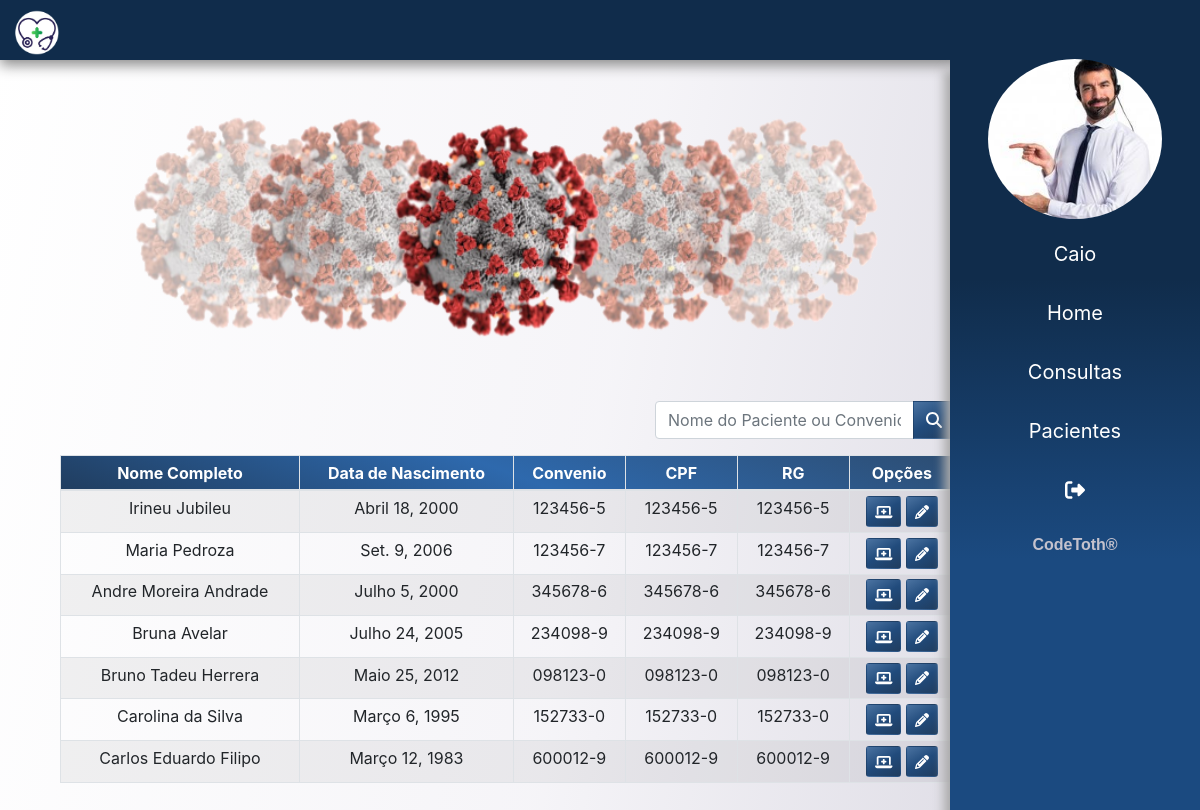
Screenshot of /pacientes/ (signed in) with the database file from the repository.
### app/atendente/models.py (models this page shows)
class Atendente(models.Model):
    usuario = models.ForeignKey(User, on_delete=models.CASCADE)
    nome = models.CharField(max_length=150)
    sexo = models.CharField(max_length=1)
    data_nascimento = models.DateField()
    cpf = models.CharField(max_length=20, unique=True)
    rg = models.CharField(max_length=20, unique=True)
    email = models.EmailField()
    foto = models.ImageField(upload_to=f'fotos/{time.time()}', blank=True)

### app/paciente/models.py (models this page shows)
class Paciente(models.Model):
    nome = models.CharField(max_length=200)
    sexo = models.CharField(max_length=1)
    data_nascimento = models.DateField()
    cpf = models.CharField(max_length=20, unique=True)
    rg = models.CharField(max_length=20, unique=True)
    carteira_convenio = models.CharField(max_length=30, unique=True)
    peso = models.FloatField()
    altura = models.FloatField()
    imc = models.CharField(max_length=100)

### app/paciente/views.py (the view)
# urls.py: path('', listar, name='conusultas')
@login_required(login_url='login')
def listar(request):
    dados =  get_dados(request)
    lst_pacientes = Paciente.objects.all()
    for paciente in lst_pacientes:
        imc = calculo_imc(paciente.peso, paciente.altura)
        paciente.imc = imc
        idade = calculo_idade(paciente.data_nascimento)
    dados['lst_pacientes'] = lst_pacientes
    return render(request, 'paciente/lista_pacientes.html', dados)

### templates/paciente/lista_pacientes.html
{% extends 'base.html' %}
{% load static %}
{% block content %}
<main>
    <section class="container">
        {% include 'partials/_campanha.html' %}
        <div class="col-10">
            <div class="rowCustom mb-3">
                <div class="input-group">
                    <input type="text" class="form-control" placeholder="Nome do Paciente ou Convenio">
                    <div class="input-group-append">
                        <button class="btn btnCustom " type="button"><i class="fas fa-search"></i></button>
                    </div>
                </div>
            </div>
            <table class="table table-sm table-bordered table-striped text-center mx-auto agenda" >
                <thead class="colorCustom">
                    <tr>
                        <th scope="col">Nome Completo</th>
                        <th scope="col">Data de Nascimento</th>
                        <th scope="col">Convenio</th>
                        <th scope="col">CPF</th>
                        <th scope="col">RG</th>
                        <th scope="col">Opções</th>
                    </tr>
                </thead>
                <tbody>
                    {% for paciente in lst_pacientes %}
                    <tr>
                        <th scope="row">{{ paciente.nome }}</th>
                        <td>{{ paciente.data_nascimento }}</td>
                        <td> {{ paciente.carteira_convenio }} </td>
                        <td> {{ paciente.carteira_convenio }} </td>
                        <td> {{ paciente.carteira_convenio }} </td>
                        <td>
                            <a href="{% url 'det_paciente' paciente.id %}" class="btn btnCustom btn-sm"> <i class="fas fa-laptop-medical"></i> </a>
                            <a href="{% url 'paciente' paciente.id %}" class="btn btnCustom btn-sm"> <i class="fas fa-pencil-alt"></i> </a>
                        </td>
                    </tr>
                    {% endfor %}
                </tbody>
            </table>
        </div>
    </section>
</main>
{% endblock %}

### templates/partials/_sidebar.html (shortened to what this page needs)
{% load static %}
<div class="sidebar">
    <div class="mb-2">
        <img src="{{ usuario.foto.url }}" class="img-fluid  mx-auto d-block" alt="">
    </div>
    <ul>
        <a href="#" style="text-transform: capitalize ;"> <li> {{ request.user}} </li></a>
        <a href="{% url 'dashboard' %}"> <li>  Home </li></a>
        <a href="{% url 'conusultas' %}"> <li>  Consultas </li></a>
        <a href="{% url 'pacientes' %}"> <li>  Pacientes </li></a>
        <a href="{% url 'logout' %}"><li><i class="fas fa-sign-out-alt"></i> </li></a>
    </ul>
    <div class="text-center pb-3" style="font-weight: bolder;width: 100%;color: #C4C2CD;font-family: 'Play', sans-serif; ">
        <span>CodeToth&#174;</span>
    </div>
</div>

### static/css/app.css (style rules this page uses)
body { background-attachment: fixed; background-size: cover; background-image: linear-gradient(100deg,rgba(255, 255, 255, .5), rgba(236, 234, 241, .5), rgba(213, 211, 222, 1.5)); }
.colorCustom { background: linear-gradient(200deg, #2d4d72, #2e69ad, #203d5f) ; color: #fff; font-weight: bold; }
.rowCustom { float: right !important; width: 300px !important; }
.btnCustom { background: linear-gradient(150deg, #4b73a1, #214b7c, #203d5f) ; transition: 0.1s all; color: #fff; }
.agenda { margin-top: 5rem !important; margin-bottom: 3.5rem !important; }
.sidebar img { border-radius: 100% !important; height: 160px !important; }
.sidebar { right: 0; top: 3.7rem !important; bottom: 0; width: 250px; background-image: linear-gradient( #102c4b,#102c4b,#1B4A80 , #1B4A80); box-shadow: -5px 12px 10px 1px #aaaaaa; background-attachment: fixed; overflow: hidden; transition: 0.8s all; height: 100% !important; position: fixed; z-index: 1030 !important; }
.sidebar ul li { list-style: none; }
.sidebar ul li { margin-top: 5px; padding: 12px; text-decoration: none; color: rgb(255, 255, 255); width: 100%; font-size: 20px; text-align: center; display: block; transition: 0.6s all; }

### rows the page displays
Atendente: foto (picture)
Paciente: nome "Irineu Jubileu", data_nascimento "Abril 18, 2000", carteira_convenio "123456-5"
Paciente: nome "Maria Pedroza", data_nascimento "Set. 9, 2006", carteira_convenio "123456-7"
Paciente: nome "Andre Moreira Andrade", data_nascimento "Julho 5, 2000", carteira_convenio "345678-6"
Paciente: nome "Bruna Avelar", data_nascimento "Julho 24, 2005", carteira_convenio "234098-9"
Paciente: nome "Bruno Tadeu Herrera", data_nascimento "Maio 25, 2012", carteira_convenio "098123-0"
Paciente: nome "Carolina da Silva", data_nascimento "Março 6, 1995", carteira_convenio "152733-0"
Paciente: nome "Carlos Eduardo Filipo", data_nascimento "Março 12, 1983", carteira_convenio "600012-9"

### other values shown
{{ request.user }} "Caio"
